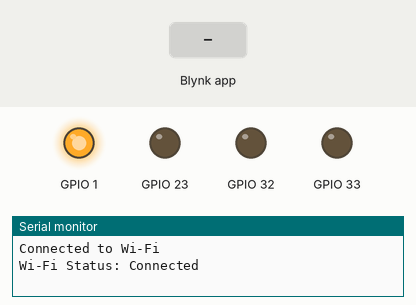
A sketch run on a simulated ESP32. On the bench: output pins drawn as LEDs (lit = HIGH), the last lines printed to the serial monitor. The test bench sets the inputs (shaded band). WiFi joins after 1.5 s; servers stay silent unless stated.

Above: at 3.0 s.
3.1 s: Blynk app writes 1 to V0
At 4.9 s:
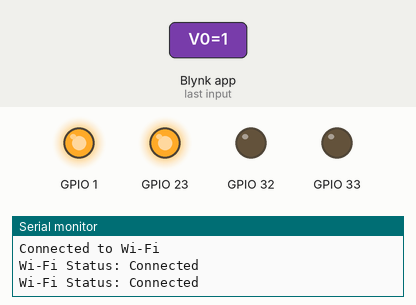
5.8 s: Blynk app writes 1 to V1
At 6.5 s:
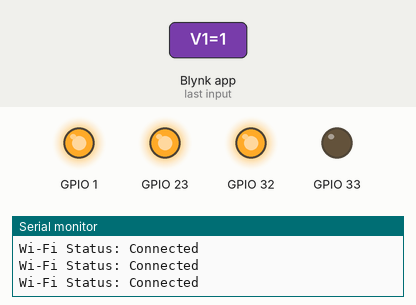
8.5 s: Blynk app writes 0 to V0
At 10.8 s:
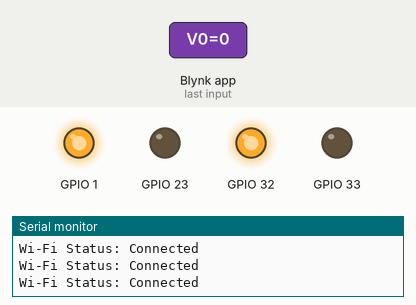
11.3 s: Blynk app writes 1 to V2
At 12.3 s:
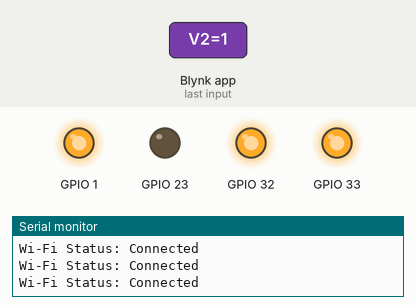
14.0 s: Blynk app writes 200 to V0
At 16.6 s:
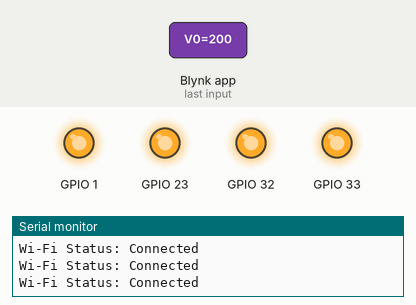
17.3 s: Blynk app writes 0 to V1
At 18.1 s:
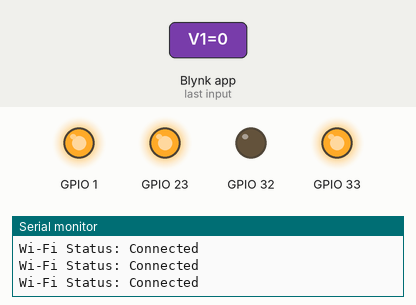
Timing chart, 0 to 20.3 s (numbered marks = the images above; inputs shaded):
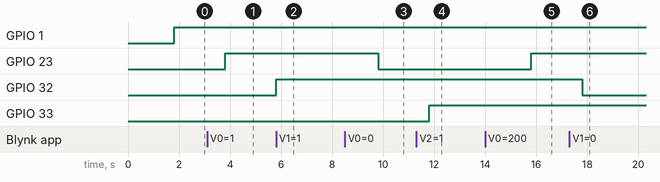

Measured:
- after the input at 3.1 s, GPIO 23: LOW → HIGH after 0.70 s
- after the input at 5.8 s, GPIO 32: LOW → HIGH at once
- after the input at 8.5 s, GPIO 23: HIGH → LOW after 1.3 s
- after the input at 11.3 s, GPIO 33: LOW → HIGH after 0.51 s
- after the input at 14.0 s, GPIO 23: LOW → HIGH after 1.8 s
- after the input at 17.3 s, GPIO 32: HIGH → LOW after 0.51 s

The sketch:

blynk_basic.ino
```cpp
#define BLYNK_PRINT Serial
#include <WiFi.h>
#include <WiFiClient.h>
#include <BlynkSimpleEsp32.h>

char auth[]="m7jLVaXTYGpS_hSw10VmdC2d4k74qZYo";
char ssid[] = "DinithImesh";
char pass[] = "dinith2001";
BLYNK_WRITE(V0){
  int pinValue=param.asInt();
  digitalWrite(23,pinValue);
}
BLYNK_WRITE(V1){
  int pinValue=param.asInt();
  digitalWrite(32,pinValue);
}
BLYNK_WRITE(V2){
  int pinValue=param.asInt();
  digitalWrite(33,pinValue);
}
BLYNK_WRITE(V3){
  int pinValue=param.asInt();
  digitalWrite(33,pinValue);
  digitalWrite(23,pinValue);
  digitalWrite(32,pinValue);
}
void setup() {

  Serial.begin(115200);
  pinMode(1,OUTPUT);
  pinMode(23,OUTPUT);
  pinMode(32,OUTPUT);
  pinMode(33,OUTPUT);
  digitalWrite(23,LOW);
  digitalWrite(32,LOW);
  digitalWrite(33,LOW);

Blynk.begin(auth,ssid,pass,"blynk.cloud",80);
while (WiFi.status() != WL_CONNECTED) {
    delay(500);
    Serial.print(".");
  }
  Serial.println("\nConnected to Wi-Fi");
}

void loop() {

Blynk.run();
if (WiFi.status() == WL_CONNECTED) {
    digitalWrite(1, HIGH);
    Serial.println("Wi-Fi Status: Connected");
  } else {
    digitalWrite(1, LOW);
    Serial.println("Wi-Fi Status: Not connected");
  }

  delay(2000);
}
```
